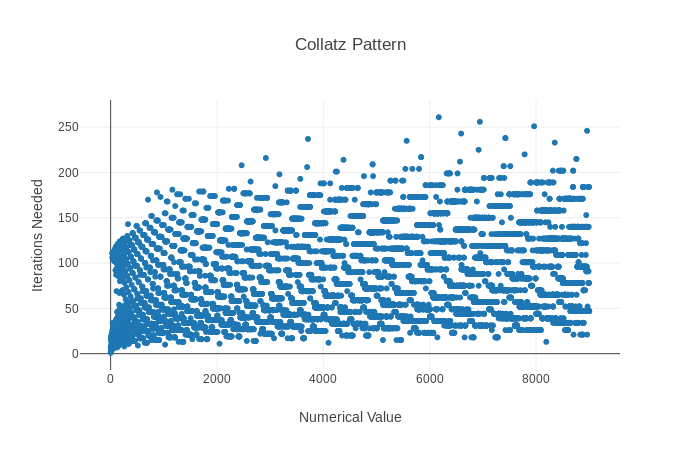

This figure's Python source:
#!/usr/bin/python3.5
import plotly, logging
import plotly.graph_objs as go
logging.basicConfig(level=logging.DEBUG, format=' %(asctime)s - %(levelname)s - %(message)s')

def plotOnGraph() :
    limit = 9000
    startingX = 2
    xValues = list()
    iterationValues = list()
    signChangesPos = list()
    signChangesNeg = list()

    while startingX <= limit:
        x = startingX
        counter = 0
        positiveSignChanges = int(0)
        negativeSignchanges = int(0)

        xValues.insert(counter, startingX) #List of values that been run.

        while x != 1:
            counter += 1
            if x % 2 != 0:
                x = (x * 3) + 1
                positiveSignChanges += 1
            else:
                x = x / 2
                negativeSignchanges -= 1

        iterationValues.insert(0, counter)
        signChangesPos.insert(0, positiveSignChanges) #Towards infinity
        signChangesNeg.insert(0, negativeSignchanges) #Towards 1
        startingX += 1

    logging.debug(iterationValues)
    logging.debug("Length of positive sign changes list: " + str(len(signChangesPos)))
    logging.debug(signChangesPos)
    logging.debug("Length of negative sign changes list: " + str(len(signChangesNeg)))
    logging.debug(signChangesNeg)

    trace1 = go.Scatter(
        x = xValues,
        y = iterationValues,
        name = "Iterations",
        mode = "markers"
    )

    trace2 = go.Scatter(
        x = xValues,
        y = signChangesPos,
        name = "+ Changes"
    )

    trace3 = go.Scatter(
        x = xValues,
        y = signChangesNeg,
        name = "- Changes"
    )
    data = [trace1]
    #data = [trace1, trace2, trace3]
    # Edit the layout
    layout = dict(title = 'Collatz Pattern',
                  xaxis = dict(title = 'Numerical Value'),
                  yaxis = dict(title = 'Iterations Needed'),
                  )

    fig = dict(data=data, layout=layout)
    plotly.offline.plot(fig, filename='styled-line.html')

plotOnGraph()
